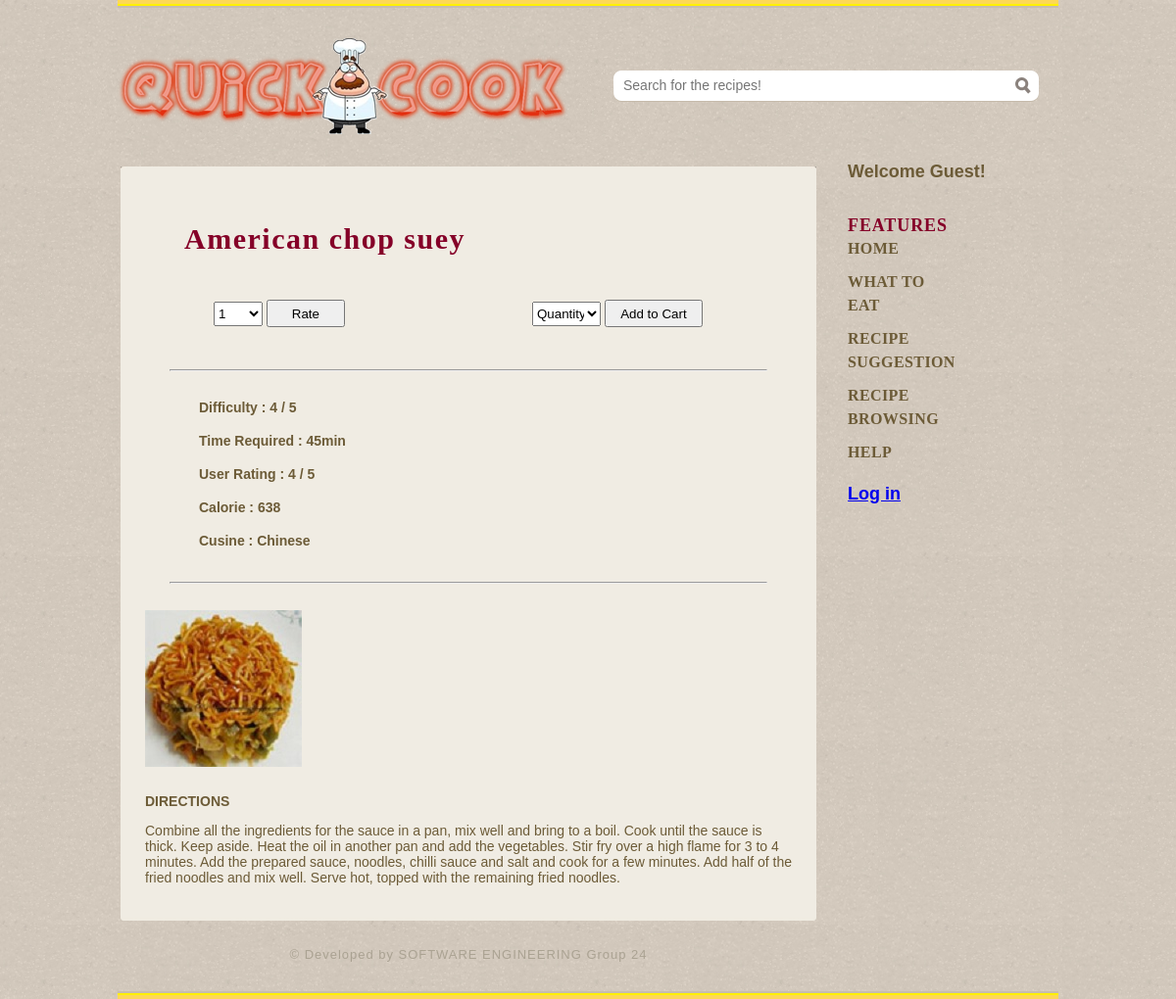
The app's page /dish_page.php?name=American chop suey with its own data.
### tables this page shows
CREATE TABLE IF NOT EXISTS `dish` (
  `Dish_id` int(11) NOT NULL,
  `Dname` varchar(30) NOT NULL,
  `recipe` varchar(2500) NOT NULL,
  `difficulty_level` int(11) NOT NULL,
  `cuisine` varchar(15) NOT NULL,
  `preparation_time` int(11) NOT NULL,
  `total_calorie` double NOT NULL,
  `avg_rating` float DEFAULT NULL,
  `Number_Of_Users_rated_it` int(11) DEFAULT NULL,
  PRIMARY KEY (`Dish_id`),
  UNIQUE KEY `Dname` (`Dname`)
);

### dish_page.php (the view, shortened to what this page needs)
<!DOCTYPE html>
<html>
<?php
	$con=mysqli_connect("127.0.0.1","root","","sen");
	$d=$_GET["name"];
	$newvar="";
?>
<head>
	<link rel="stylesheet" type="text/css" href="css/style.css">
</head>
<body>
    <div class="header">
		<div>
			<a href="index.php"><img src="images/logo.png" alt="Logo"></a>
		</div>
		<form action="dish_page.php" method="get">
			<input type="text" placeholder="Search for the recipes!" id="search" name="name">
			<input type="submit" value="" id="searchbtn">
		</form>
	</div>
	<div class="body">
		<div>
			<div class="body">
				<div id="content">
					<div>
						<div id="recipe_detail">
							<h3> <?php
								$result1 = mysqli_query($con,"SELECT Dname FROM dish WHERE Dname IN ('$d')");
								$dname = mysqli_fetch_array($result1);
								echo strtoupper(substr($dname['Dname'], 0, 1)).strtolower(substr($dname['Dname'], 1));
							?> </h3>
							<div id="button_panel">
								<div id="left_button">
									<form style="width:300px" method="POST">
										<select style="width:50px;height:25px;" valign="center" name="val">
											<option value="1"> 1 </option>
										</select>
										<input type="submit" value="Rate"name="rate"style="width:80px;height:28px;" valign="center">
									</form>
								</div>
								<div>
									<form method="POST">
										<select style="width:70px;height:25px;" valign="center" name="quant">
											<option value="1"> Quantity </option>
										</select>
										<input type="submit"  value="Add to Cart" name="cart" style="width:100px;height:28px;">
									</form>
								</div>
							</div>
							<div>
								<br><hr>
								<ol id="quick_info">
								<li>
									<h5>Difficulty : <?php
														$result2 = mysqli_query($con,"SELECT difficulty_level FROM dish WHERE Dname IN ('$d')");
														$diff = mysqli_fetch_array($result2);
														echo $diff['difficulty_level'].' / 5';
													?></h5>
								</li>
								<li>
									<h5>Time Required : <?php
														$result3 = mysqli_query($con,"SELECT preparation_time FROM dish WHERE Dname IN ('$d')");
														$prep = mysqli_fetch_array($result3);
														echo $prep['preparation_time'];
														echo "min";
													?></h5>
								</li>
								<li>
									<h5>User Rating : <?php
														$result4 = mysqli_query($con,"SELECT avg_rating FROM dish WHERE Dname IN ('$d')");
														$rate = mysqli_fetch_array($result4);
														echo $rate['avg_rating'].' / 5';
													?></h5>
								</li>
								<li>
									<h5>Calorie : <?php
														$result5 = mysqli_query($con,"SELECT total_calorie FROM dish WHERE Dname IN ('$d')");
														$cal = mysqli_fetch_array($result5);
														echo $cal['total_calorie'];
													?></h5>
								</li>
								<li>
									<h5>Cusine : <?php
														$result6 = mysqli_query($con,"SELECT cuisine FROM dish WHERE Dname IN ('$d')");
														$cus = mysqli_fetch_array($result6);
														echo $cus['cuisine'];
													?></h5>
								</li>
								</ol>
							<hr>
							</div>
							<?php
								$str="images/".strtolower($dname['Dname']).".jpg";
								$str2='<img src="'.$str.'"'.'alt="Image">';
								echo $str2;
							?>
							<h5>DIRECTIONS</h5>
							<?php
								$result7 = mysqli_query($con,"SELECT recipe FROM dish WHERE Dname IN ('$d')");
								$dir = mysqli_fetch_array($result7);
								echo $dir['recipe'];
							?>
						</div>
					</div>
				</div>
			</div>
		</div>
		<div>
			<div>
				<?php
					if(!empty($_SESSION['uname']))
						echo '<h2 style="font-size:18px"><a href="user_profile.php"> Welcome '.$newvar.'!</a></h2><br><br>';
					else
						echo '<h2 style="font-size:18px">Welcome Guest!</h2><br><br>';
				?>
				<h3>Features</h3>
				<ul id="featured">
					<li>
						<div>
							<h2><a href="index.php"> Home</a></h2>
						</div>
					</li>
					<li>
						<div>
							<h2><a href="what_to_eat.php">What to Eat</a></h2>
						</div>
					</li>
					<li>
						<div>
							<h2><a href="recipe_suggestion.php">Recipe Suggestion</a></h2>
						</div>
					</li>
					<li>
						<div>
							<h2><a href="browsing.php">Recipe Browsing</a></h2>
						</div>
					</li>
					<li>
						<div>
							<h2><a href="help.php">Help</a></h2>
						</div>
					</li>
				</ul>
			</div>
			<div>
				<?php
				if(empty($_SESSION['uname']))
					echo '<h2 style="font-size:18px"><a href="login.php">Log in</a></h2>';
				else
					echo '<h2 style="font-size:18px"><a href="logout.php">Logout</a></h2>';
				?>
			</div>
		</div>
	</div>
	<div class="footer">
		<div>
			<p>&copy; Developed by SOFTWARE ENGINEERING Group 24</p>
		</div>
	</div>
</body>
</html>

### css/style.css (style rules this page uses)
body { background: url(../images/bg-body.jpg) repeat; color: #6c5b37; font-family: Arial, Helvetica, sans-serif; font-size: 14px; margin: 0; min-width: 960px; padding: 0; }
a { outline: none; }
img { border: 0; }
p { margin: 0; line-height: 24px; }
ul { list-style: none; margin: 0; padding: 0; }
h1, h2, h3, h5 { margin: 0; }
div.header { background: url(../images/stripe1.gif) repeat-x left top; height: 145px; margin: 0 auto; overflow: hidden; width: 960px; }
div.header div { float: left; margin: 39px 0 0; }
div.header div a, div.body div div:first-child a, div.body div:first-child div.footer ul li a, div.body div:first-child div.body div a { display: inline-block; }
div.header form { background: url(../images/interface.png) no-repeat 0 -160px; float: right; height: 32px; margin: 72px 20px 0 0; overflow: hidden; width: 434px; }
div.header form input#search { background: none; border: 0; color: #707476; float: left; font-size: 14px; height: 25px; line-height: 25px; margin: 3px 0 0 10px; padding: 0; width: 400px; }
div.header form input#searchbtn { background: url(../images/interface.png) no-repeat 0 -306px; border: 0; float: left; height: 17px; margin: 7px 0 0; width: 16px; }
div.body { margin: 20px auto 0; overflow: hidden; width: 960px; }
div.body div:first-child { float: left; height: auto; margin: 5px 0 0; width: 716px; }
div.body div:first-child div.body { background: none; float: none; height: auto; margin: 0; width: auto; }
div.body div:first-child div.body div { background: url(../images/bg-gallery.png) repeat-y; border-radius: 8px 8px 0 0; height: 427px; }
div.body div { float: right; height: auto; width: 215px; }
div.body div div { float: none; margin: 20px 0 0; }
div.body div div:first-child { float: none; height: auto; margin: 0; width: auto; }
div.body div div:first-child img { margin: 10px 0 0; }
div.body div div h3, div.body div div h4 { color: #850028; font-family: "Times New Roman", Times, serif; font-size: 18px; letter-spacing: 0.05em; line-height: 24px; margin: 0; padding: 0; text-transform: uppercase; }
div.body div div ul#featured li { margin: 10px 0 0; overflow: hidden; }
div.body div div ul#featured li:first-child { margin: 0; }
div.body div div ul#featured li a { float: left; margin: 0 10px 0 0; }
div.body div div ul#featured li div { float: left; margin: 0; width: 100px; }
div.body div div ul#featured li div h2 { font-family: "Times New Roman", Times, serif; font-size: 16px; letter-spacing: 0.025em; line-height: 24px; }
div.body div div ul#featured li div h2 a { color: #6c5b37; float: none; text-decoration: none; text-transform: uppercase; }
div.body div#content { background: url(../images/bg-content-top.jpg) no-repeat center top; border-radius: 0; height: auto; margin: 0 0 0 3px; padding: 2px 0 0; width: 710px; }
div.body div#content div { background: #f0ece3 url(../images/bg-content-bottom.gif) no-repeat center bottom; border-radius: 0; height: auto; padding: 13px 0 36px; width: 710px; }
div.body div#content div div { background: none; padding: 0 25px; width: auto; }
div.body div#content div div h3 { padding: 7px 0 0; text-transform: none; }
div.body div#content div div h5 { font-size: 14px; line-height: 24px; margin: 0 0 10px; }
div.body div#content div div img { margin: 20px 0; }
div.footer { background: url(../images/stripe2.gif) repeat-x left bottom; height: auto; margin: 0 auto; width: 960px; }
div.footer div { height: 80px; width: 716px; }
div.footer div p { color: #aaa292; font-family: Arial, Helvetica, sans-serif; font-size: 13px; letter-spacing: 0.075em; line-height: 70px; text-align: center; }

### dish_page.php (style rules this page uses)
#recipe_detail h3 { margin: 40px 30px 50px 40px; font-size: 30px; }
#button_panel { margin: 20px 10px 10px 20px; }
#left_button { float: left; width: 550px; }
#quick_info { list-style: none; margin: 25px 0 20px 30px; overflow: hidden; padding: 0; }
#quick_info li { color: #6C5B37; float: left; line-height: 24px; padding: 0; width: 300px; }

### records on screen
dish: Dname "A", Dname "merican chop suey", total_calorie "638", cuisine "Chinese", recipe "Combine all the ingredients for the sauce in a pan, mix well and bring to a boil. Cook until the sauce is thick. Keep aside. Heat the oil in another pan and add the vegetables. Stir fry over a high flame for 3 to 4 minutes. Add the prepared sauce, noodles, chilli sauce and salt and cook for a few minutes. Add half of the fried noodles and mix well. Serve hot, topped with the remaining fried noodles."

### other values on screen
$diff['difficulty_level'] "4"
$prep['preparation_time'] "45"
$rate['avg_rating'] "4"
